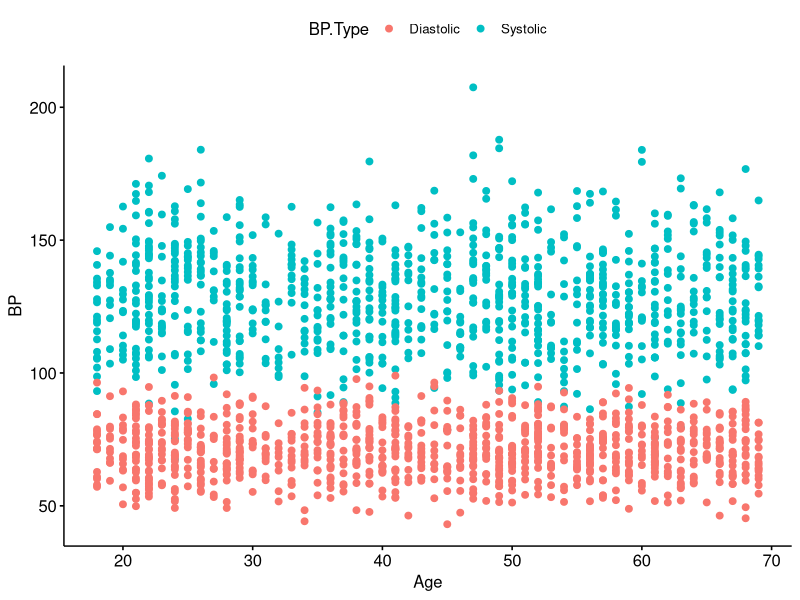
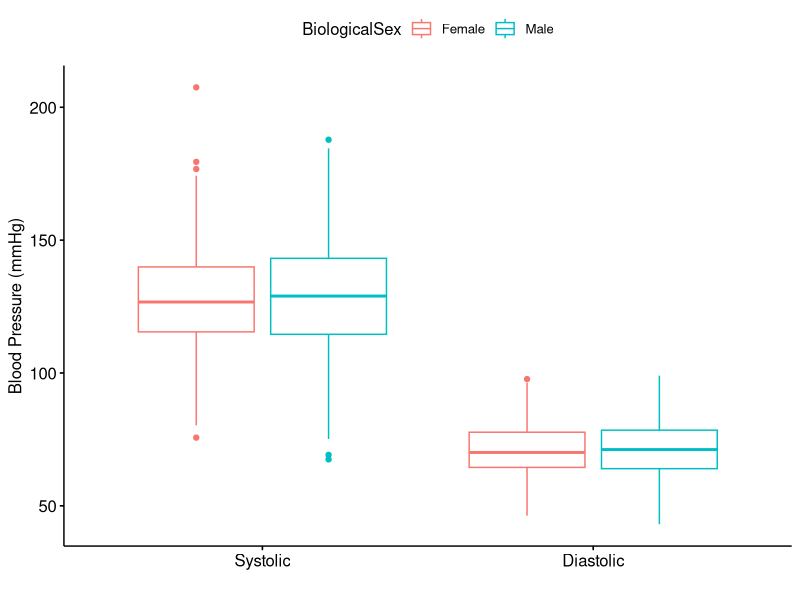
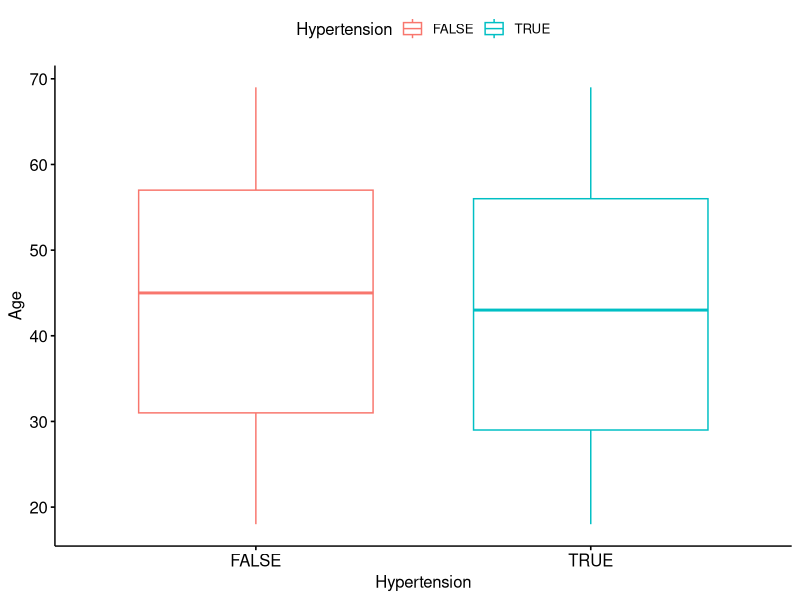
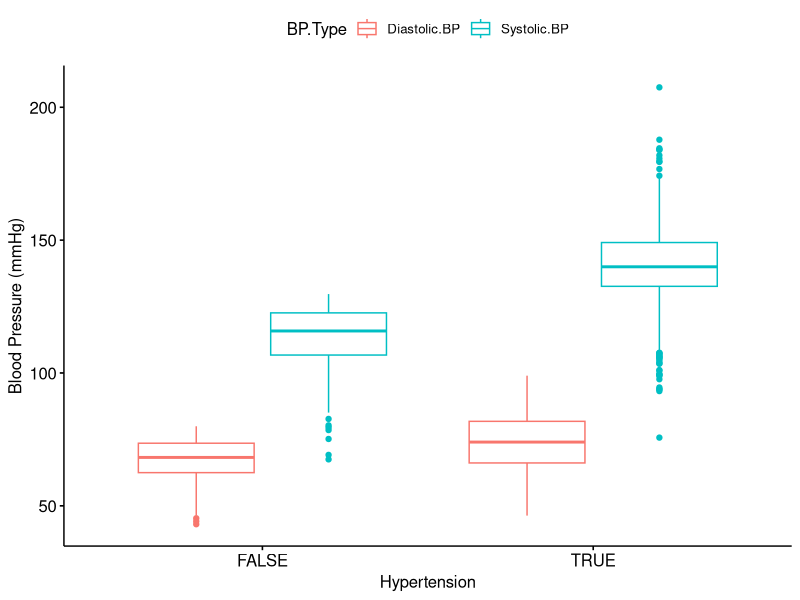

The R source for these figures, in order: (Note: this script raises an error after producing the figures.)
## ---- chunk 1
knitr::opts_chunk$set(echo = TRUE)
## ---- chunk 2

# Install all tidyverse associated packages
#install.packages('tidyverse')

# If you only want to install the packages we will use in this lecture:
# install.packages('dplyr')
# install.packages('tidyr')

library("tidyverse")

## ---- chunk 3

# Set a random seed
set.seed(103)

# Define a data frame with our randomly generated data
randomData <- data.frame('SubjectID' = seq(1:1000), 
                         'Systolic.BP' = rnorm(n = 1000,mean = 128,sd = 20),
                         'Diastolic.BP' = rnorm(n = 1000,mean = 71,sd = 10),
                         'Age' = trunc(runif(n = 1000,min = 18,max = 70)),
                         'Male' = rbinom(n = 1000,size = 1,prob = 0.5))
# Define binary variable for biological sex
randomData$BiologicalSex <- factor(ifelse(randomData$Male == 1,'Male','Female'))
# Define variable specifying age above 65 (medicare eligible)
randomData$MedicareAge <- ifelse(randomData$Age < 65,F,T)

## ---- chunk 4

# Subset to only those at medicare age using our binary variable
medicareData <- randomData[which(randomData$MedicareAge == T),]
head(medicareData)

# Subset to only those at medicare age using a continuous variable
medicareData <- randomData[randomData$Age >= 65,]
head(medicareData)

## ---- chunk 5

library(dplyr)

# Subset without pipe
medicareData <- filter(randomData,Age >= 65)

head(medicareData)

# Subset with a pipe
medicareData <- randomData %>%
  filter(Age >= 65)

head(medicareData)

## ---- chunk 6

medicareData <- randomData %>%
  dplyr::filter(Age >= 65) %>%
  dplyr::select(SubjectID,Systolic.BP,Diastolic.BP,BiologicalSex,Age)

head(medicareData)

## ---- chunk 7

medicareData <- randomData %>%
  filter(Age >= 65) %>%
  select(SubjectID,Systolic.BP,Diastolic.BP,BiologicalSex,Age) %>%
  mutate(MedicareID = row_number()) %>%
  mutate(BP.Diff = Systolic.BP - Diastolic.BP)

head(medicareData)

## ---- chunk 8

# Melt the data frame into a long form
longData1 <- reshape2::melt(randomData[,c('SubjectID','Systolic.BP','Diastolic.BP','Age','BiologicalSex')],
                           id.vars = c('SubjectID','Age','BiologicalSex'),value.name = 'BP',
                           variable.name = 'BP.Type')

head(longData1)

## ---- chunk 9

## gather will condense multiple values of the same type of measurement (like different values of BP types) and create one column with values and the other indicating the type of measurement 
## starts with the columns you wanna use, then the key is the column name for the type of value, and value is the column header for where the values go 
longData2 <- randomData %>%
  tidyr::gather(Systolic.BP,Diastolic.BP,key = BP.Type, value = BP)
head(longData2)

## pivot_longer will do the same thing
## the parameters for pivot_longer is more self-explanatory, but analogous to gather()
## can hit the tab key after a function and R will tell you what parameters it takes
longData <- randomData %>%
  tidyr::pivot_longer(cols = c(Systolic.BP,Diastolic.BP),names_to = 'BP.Type', values_to = 'BP')
head(longData)

## ---- chunk 10

longData <- randomData %>%
  # Convert to long format
  tidyr::gather(key = BP.Type, value = BP,c('Systolic.BP','Diastolic.BP')) %>%
  # Split into two seperate variables
  tidyr::separate(col = BP.Type, into = c('BP.Type','Bad.ID')) %>%
  # Remove the bad ID variable
  select(-Bad.ID)
  
head(longData)

## ---- chunk 11

# Generate a scatter plot of age by systolic blood pressure
ggpubr::ggscatter(longData,x = 'Age',y = 'BP',color = 'BP.Type')

# Generate a boxplot for diastolic blood pressure distribution by biological sex in our original dataset
ggpubr::ggboxplot(longData,x = 'BP.Type',y = 'BP',color = 'BiologicalSex',
                  ylab = 'Blood Pressure (mmHg)',xlab = '')

## ---- chunk 12
# Convert using spread
wideData1 <- longData %>%
  tidyr::spread(key = BP.Type,value = BP)
head(wideData1)
# Convert using pivot_wider
wideData <- longData %>%
  tidyr::pivot_wider(names_from = BP.Type,values_from = BP)
head(wideData)
## ---- chunk 13

longData %>%
  tidyr::spread(key = BP.Type,value = BP) %>%
  dplyr::mutate(MedicareAge = ifelse(Age >= 65,T,F)) %>%
  dplyr::group_by(BiologicalSex,MedicareAge) %>%
  dplyr::summarise(Mean.Age = mean(Age),Mean.Sys = mean(Systolic),Mean.Dias = mean(Diastolic))

## ---- chunk 14

library(ggpubr)

randomData_hyp <- randomData %>%
  mutate(Hypertension = ifelse(Systolic.BP > 130 | Diastolic.BP > 80, T, F)) 

ggboxplot(randomData_hyp, x = 'Hypertension', y = 'Age', color = 'Hypertension', ylab = 'Age')



## ---- chunk 15

randomData_hyp_long <- randomData_hyp %>%
  pivot_longer(cols = c(Systolic.BP, Diastolic.BP), names_to = "BP.Type", values_to = "BP")

ggboxplot(randomData_hyp_long, x = 'Hypertension', y = 'BP', color = 'BP.Type', ylab = 'Blood Pressure (mmHg)') 


## ---- chunk 16

ramdomData_hype_wide <- randomData_hyp %>%
  pivot_wider(names_from = BiologicalSex, )


